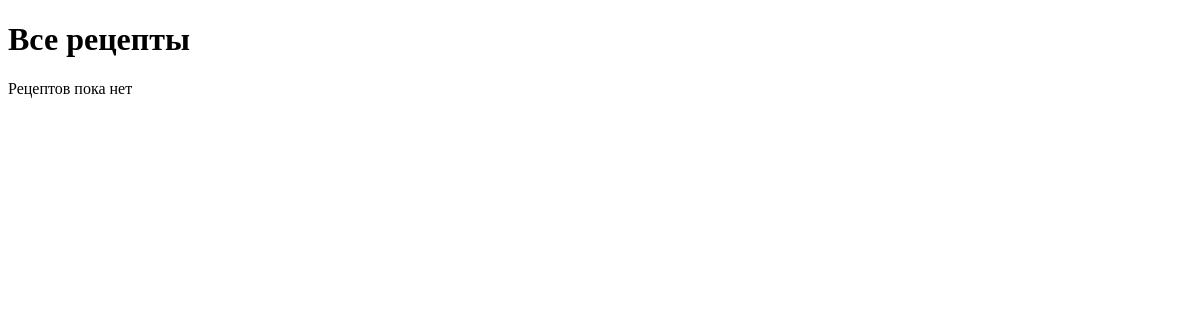
Before: //all-recipes with the older database file.
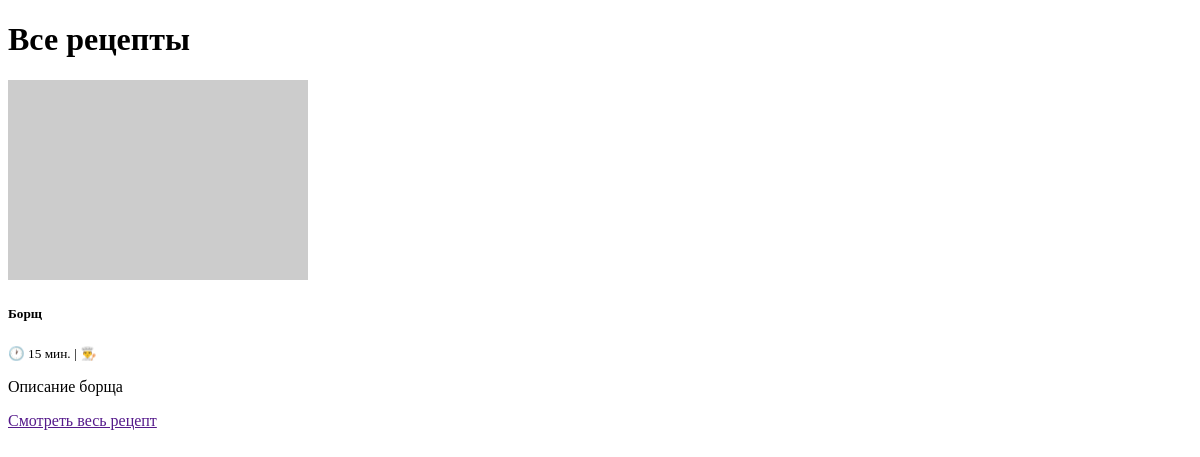
After: the same page with the newer database file.
### recipes/models.py (models this page shows, shortened)
class Recipe(models.Model):
    title = models.CharField(max_length=100)
    slug = models.SlugField(max_length=100, unique=True, db_index=True)
    author = models.ForeignKey(User, on_delete=models.CASCADE)
    cooking_time = models.PositiveIntegerField(help_text="Время приготовления в минутах")
    created_at = models.DateTimeField(auto_now_add=True)
    image = models.ImageField(upload_to="recipe_images/",  blank=True, null=True)
    category = models.ForeignKey(Category, on_delete=models.CASCADE, null=True)
    description = models.TextField(blank=True, null=True, verbose_name="Описание рецепты")
    class Meta:
        verbose_name = "Рецепт"
        verbose_name_plural = "Рецепты"
        ordering = ['-created_at']

### recipes/views.py (the view)
# urls.py: path('/all-recipes', views.receipt_list, name='recipe_list'),
def receipt_list(request: HttpRequest):
    recipes = Recipe.objects.all()
    return render(request, 'all_recipes.html', {'recipes': recipes})

### templates/all_recipes.html (shortened to what this page needs)
<!DOCTYPE html>
<html lang="en">
<head>
</head>
<body>
    <div class="container">
        <h1>Все рецепты</h1>
        <div class="row">
            {% for recipe in recipes %}
                {% include "includes/recipe_card_teaser.html" with recipe=recipe %}
            {% empty %}
            <div class="col-12">
                <p>Рецептов пока нет</p>
            </div>
            {% endfor %}
        </div>
    </div>
</body>
</html>

### templates/includes/recipe_card_teaser.html (shortened to what this page needs)
<div class="col-md-4 mb-4">
    <div class="card recipe-card h-100">
        {% if recipe.image %}
        <img src="{{ recipe.image.url }}" class="card-img-top" alt="{{ recipe.title }}" style="height: 200px; object-fit: cover;">
        {% else %}
        <img src="https://via.placeholder.com/300x200?text=No+Image" class="card-img-top" alt="No image" style="height: 200px; object-fit: cover;">
        {% endif %}
        <div class="card-body d-flex flex-column">
            <h5 class="card-title">{{ recipe.title }}</h5>
            <p class="card-text">
                <small class="text-muted">
                    🕐 {{ recipe.cooking_time }} мин. |
                    👨‍🍳 {{ recipe.author.username }}
                </small>
            </p>
            <p class="card-text flex-grow-1">{{ recipe.description|truncatewords:15 }}</p>
            <a href="" class="btn btn-outline-primary mt-auto">Смотреть весь рецепт</a>
        </div>
    </div>
</div>

Changed rows visible on the page:
added Recipe: title "Борщ", cooking_time "15", description "Описание борща"
Other visible differences:
text no longer shown: "Рецептов пока нет"
